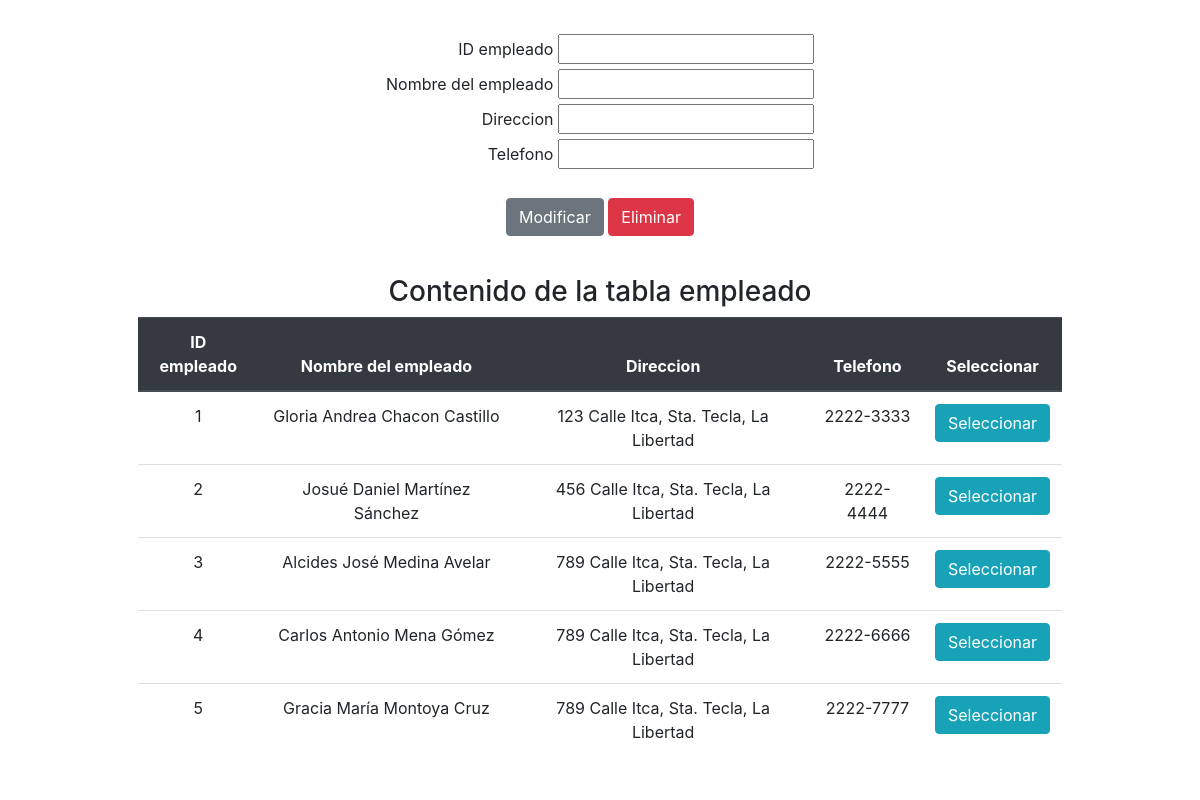
Screenshot of /tablaEmpleados.php with the database file from the repository.
### tables this page shows
create table empleado(
	id_empleado int not null auto_increment,
	nombre_empleado varchar(60),
    direccion varchar(100),
	telefono varchar(20),
	primary key (id_empleado)
);

### PHP/DAOreportes.php (the view, shortened to what this page needs)
<?php
class DAOreportes{
    private $con;
    public function conectar(){
        try{
        $this->con= new mysqli(SERVIDOR,USUARIO,CONTRA,BD) or die ("Error al conectar");
        } catch (Exception $ex) {
            echo $ex->getTraceAsString();
        }
    }
    public function personal(){
        $sql="select * from empleado;";
        $res = $this->con->query($sql);
        $tabla="<br><div style='margin: auto; width: 90%; background-color: white; padding: 15px'>"
                ."<h3 style=' text-align: center'>Contenido de la tabla empleado</h3>"
                ."<table class='table'>"
                ."<thead class='thead-dark'>";
        $tabla .="<tr>"
                    . "<th>ID empleado</th>"
                    . "<th>Nombre del empleado</th>"
                    . "<th>Direccion</th>"
                    . "<th>Telefono</th>"
                    . "<th>Seleccionar</th>"
                . "</tr></thead><tbody>";
        while ($fila = mysqli_fetch_assoc($res)){
        $tabla .="<tr>"
                ."<td>".$fila["id_empleado"]."</td>"
                ."<td>".$fila["nombre_empleado"]."</td>"
                ."<td>".$fila["direccion"]."</td>"
                ."<td>".$fila["telefono"]."</td>"
                ."<td><a href=\"javascript:cargarEmpleado('".$fila["id_empleado"]."','".$fila["nombre_empleado"]."','".$fila["direccion"]."','".$fila["telefono"]."')\"><button type='button' class='btn btn-info' name='seleccionar'>Seleccionar</button></a></td>"
                ."</tr>";
        }
        $tabla .="</tbody></table></div></div>";
        return $tabla;
    }
}
?>

### rows the page displays
empleado: id_empleado "1", nombre_empleado "Gloria Andrea Chacon Castillo", direccion "123 Calle Itca, Sta. Tecla, La Libertad", telefono "2222-3333"
empleado: id_empleado "2", nombre_empleado "Josué Daniel Martínez Sánchez", direccion "456 Calle Itca, Sta. Tecla, La Libertad", telefono "2222-4444"
empleado: id_empleado "3", nombre_empleado "Alcides José Medina Avelar", direccion "789 Calle Itca, Sta. Tecla, La Libertad", telefono "2222-5555"
empleado: id_empleado "4", nombre_empleado "Carlos Antonio Mena Gómez", direccion "789 Calle Itca, Sta. Tecla, La Libertad", telefono "2222-6666"
empleado: id_empleado "5", nombre_empleado "Gracia María Montoya Cruz", direccion "789 Calle Itca, Sta. Tecla, La Libertad", telefono "2222-7777"
